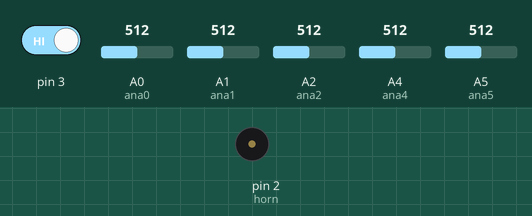
The sketch below on a simulated Arduino Uno, built with avr-gcc and run on an emulated ATmega328P. Parts: buzzer (waves = sounding, pin HIGH). Inputs (shaded band) come from the test bench; at power-on: pin 3 HIGH, A0 (ana0) = 512, A1 (ana1) = 512, A2 (ana2) = 512, A4 (ana4) = 512, A5 (ana5) = 512. What the sketch prints to the serial monitor is not drawn.

Above: at 1.2 s.
1.3 s: pin 3 driven LOW
2.8 s: A0 (ana0) set to 989
4.3 s: A0 (ana0) set to 1011
At 5.1 s:
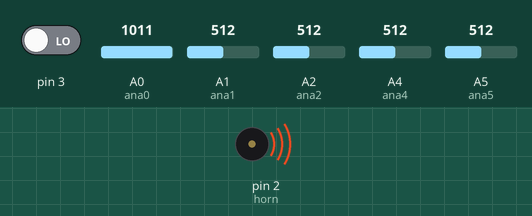
Timing chart, 0 to 7.3 s (numbered marks = the images above; inputs shaded):
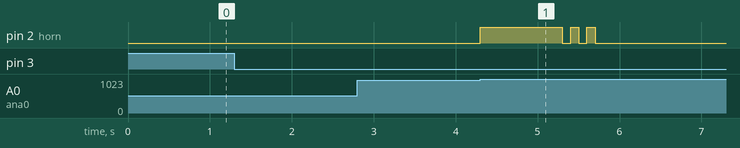

Measured:
- the behaviour switches between 1000 and 1001 on A0 (ana0) (found by bisection; images 0 and 1)
- after the input at 4.3 s, pin 2 (horn): LOW → HIGH at once, then repeats every 0.20 s: LOW 0.10 s, HIGH 0.10 s, until it stays LOW from 5.7 s

The sketch:

APPs_BSE.ino
```cpp
#include <SPI.h>
#include <mcp2515.h>

struct  can_frame canMsg2;

struct  can_frame canMsg;
MCP2515 mcp2515(10);


int ana0 = A0 ;
int ana1 = A1 ;
int ana2 = A2 ;
int ana4 = A4 ;
int ana5 = A5 ;

int horn = 2 ;

int State_Vcu ;
int HVA ;

void setup() {
  Serial.begin(112500);

  pinMode(ana0,INPUT) ;
  pinMode(ana1,INPUT) ;
  pinMode(ana2,INPUT) ;
  pinMode(ana4,INPUT) ;
  pinMode(ana5,INPUT) ;

  pinMode(horn,OUTPUT) ;

  pinMode(3,INPUT) ;


  mcp2515.reset();
  mcp2515.setBitrate(CAN_500KBPS, MCP_8MHZ);
  mcp2515.setNormalMode();

  canMsg2.can_id  = 0x036;
  canMsg2.can_dlc = 8;
  canMsg2.data[0] = 0x0E;
  canMsg2.data[1] = 0x00;
  canMsg2.data[2] = 0x00;
  canMsg2.data[3] = 0x08;
  canMsg2.data[4] = 0x01;
  canMsg2.data[5] = 0x00;
  canMsg2.data[6] = 0x00;
  canMsg2.data[7] = 0xA0;

}


//Set up  Condition APPS and Break
  bool check_condition(int &AP1 , int &AP2 , int threshold , int duration_ms ) {
  unsigned long start_time = millis();  // Get the current time at the start

  while (millis() - start_time < duration_ms) {
    AP1 = analogRead(ana1);  // Read the value from potentiometer A
    AP2 = analogRead(ana2);  // Read the value from potentiometer B

    if (abs(AP1 - AP2) <= threshold) {
      return false;  // Condition failed within the duration
    }
  }

  return true;  // Condition held true for the entire duration
}


void loop() {

  int RTD = analogRead(ana0) ;
  int AP1 = analogRead(ana1) ;
  int AP2 = analogRead(ana2) ;
  int BR4 = analogRead(ana4) ;
  int BR5 = analogRead(ana5) ;

  int check = 1;

  HVA = digitalRead(3) ;

  State_Vcu = 1 ;


  //tfunc () ;

  Serial.println("loop");


  if (HVA == LOW)
    {
    State_Vcu = 1 ;

    Serial.println("if vcu state");

    if ((( BR4 > 8 or BR5 > 8 ) & RTD > 1000) & State_Vcu == 1) {

      Serial.println("if RTD");

      digitalWrite(horn,HIGH) ;
      delay (1000) ;
      digitalWrite(horn,LOW) ;
      delay (100) ;
      digitalWrite(horn,HIGH) ;
      delay (100) ;
      digitalWrite(horn,LOW) ;
      delay (100) ;
      digitalWrite(horn,HIGH) ;
      delay (100) ;
      digitalWrite(horn,LOW) ;

      while (State_Vcu == 1) {
        //State_Vcu = 0 ;
        HVA = digitalRead(3) ;
        if (HVA == LOW){

          State_Vcu = 1 ;
          Serial.println("re stateeeeeeeeeeeeeeeeeeeeeeeeeeeeeeeeeee");

        }

        Serial.println("while");
          //int AP1 = analogRead(ana1) ;
          //int AP2 = analogRead(ana2) ;
          BR4 = analogRead(ana4) ;
          BR5 = analogRead(ana5) ;
          check = 1 ;

        if (check_condition(AP1, AP2, 70, 100)) {

          check = 0;
          while (AP1 >= 201) {
            check = 0;
            Serial.println("Fail w/ diff for 100ms");
            AP1 = analogRead(ana1) ;
            AP2 = analogRead(ana2) ;
          }


        } else if (AP1>343 and (BR4 > 30 or BR5 > 30)) {
          check = 0;
          while (AP1 >= 201) {
            check = 0;
            Serial.println("Fail w/ brake");
            AP1 = analogRead(ana1) ;
            AP2 = analogRead(ana2) ;
          }


        } else if (check == 1){


          int APPS1 = map(AP1, 0, 1023, 0, 255);
          int APPS2 = map(AP2, 0, 1023, 0, 255);
          int BRAKE5 = map(BR4, 0, 1023, 0, 255);
          int BRAKE4 = map(BR5, 0, 1023, 0, 255);

          canMsg2.can_id  = 0x001;
          canMsg2.can_dlc = 4;
          canMsg2.data[0] = APPS1;
          canMsg2.data[1] = APPS2;
          canMsg2.data[2] = BRAKE4;
          canMsg2.data[3] = BRAKE5;

          mcp2515.sendMessage(&canMsg2);

          Serial.print(AP1);
          Serial.print("  ");
          Serial.print(AP2);
          Serial.print("  ");
          Serial.print(BR4);
          Serial.print("  ");
          Serial.println(BR5);


        }
      }
    }


  }


//delay(100);
}


void tfunc () {

  int AP1 = analogRead(ana1) ;
  int AP2 = analogRead(ana2) ;
  int BR4 = analogRead(ana4) ;
  int BR5 = analogRead(ana5) ;

  int check = 1;


  if (check_condition(AP1, AP2, 70, 100)) {
    check = 0;
    while (AP1 >= 201) {
      check = 0;
      Serial.println("Fail w/ diff for 100ms");
      AP1 = analogRead(ana1) ;
      AP2 = analogRead(ana2) ;
    }


  } else if (AP1>343 and (BR4 > 3 or BR5 > 3)) {
    check = 0;
    while (AP1 >= 201) {
      check = 0;
      Serial.println("Fail w/ brake");
      AP1 = analogRead(ana1) ;
      AP2 = analogRead(ana2) ;
    }


  } else if (check == 1){


    Serial.print(AP1);
    Serial.print("  ");
    Serial.print(AP2);
    Serial.print("  ");
    Serial.print(BR4);
    Serial.print("  ");
    Serial.println(BR5);

  }
}
```
